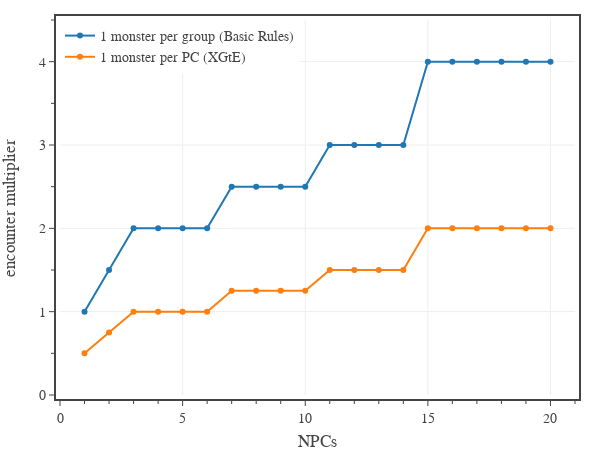

The notebook cell saved with this chart:
### Code cell
def encounter_multiplier_DMG(pc_count, npc_count):
    """Returns the encounter multiplier given by the DMG
    pc_count -- number of PCs in the encounter
    npc_count -- number of NPCs in the encounter
    """
    n_array = np.asarray([1,2,3,7,11,15])
    m_array = np.asarray([0.5, 1.0, 1.5, 2.0, 2.5, 3.0, 4.0, 5.0])
    i = 1 + n_array[n_array <= max(npc_count,1)].argmax()
    if pc_count >= 6:
        i -= 1
    elif pc_count <= 2:
        i += 1
    return m_array[i]


# create figure
fig = go.Figure(
    layout=go.Layout(
        template=TFB_TEMPLATE,
        xaxis=dict(
            title_text='NPCs',
            range=[0,21],
            tick0=0, dtick=5,
            minor=dict(tick0=0, dtick=1),
        ),
        yaxis=dict(
            title_text='encounter multiplier',
            range=[0,4.5],
            tick0=0, dtick=1,
            minor=dict(tick0=0, dtick=0.5),
        ),
        legend=dict(
            xanchor='left', yanchor='top',
            x=0.00, y=1.00,
            orientation='v',
            tracegroupgap=0,
        )
    )
)

# plot encounter multiplier
x = np.linspace(1, 20, 20)
y = np.array([encounter_multiplier_DMG(4, n) for n in x])
fig.add_trace(go.Scatter(
    x=x, 
    y=y,
    mode='markers+lines', 
    name='1 monster per group (Basic Rules)',
    hovertemplate= 
        f'<b>Basic Rules</b><br>'
        'NPCs %{x}<br>'+
        'Multiplier %{y:,.2f}' + 
        '<extra></extra>'
))

fig.add_trace(go.Scatter(
    x=x, 
    y=0.5*y,
    mode='markers+lines', 
    name='1 monster per PC (XGtE)',
    hovertemplate= 
        f'<b>XGtE</b><br>'
        'NPCs %{x}<br>'+
        'Multiplier %{y:,.2f}' + 
        '<extra></extra>'
))

# show figure
fig.update_layout(width=600, height=450)
fig.show(config=TFB_CONFIG)

# save figures
if SAVEFIGS:
    fig.update_layout(autosize=True, width=None, height=None)
    save_fig_html(fig, format='large', name='fig-encounter-multiplier-large')
    save_fig_html(fig, format='small', name='fig-encounter-multiplier-small')

### Figure 1 — Plotly figure (JSON) as saved in the notebook; plotly's stock layout.template omitted (floating-point values rounded to 4 significant figures)
{"data": [{"hovertemplate": "<b>Basic Rules</b><br>NPCs %{x}<br>Multiplier %{y:,.2f}<extra></extra>", "mode": "markers+lines", "name": "1 monster per group (Basic Rules)", "type": "scatter", "x": [1, 2, 3, 4, 5, 6, 7, 8, 9, 10, 11, 12, 13, 14, 15, 16, 17, 18, 19, 20], "y": [1, 1.5, 2, 2, 2, 2, 2.5, 2.5, 2.5, 2.5, 3, 3, 3, 3, 4, 4, 4, 4, 4, 4]}, {"hovertemplate": "<b>XGtE</b><br>NPCs %{x}<br>Multiplier %{y:,.2f}<extra></extra>", "mode": "markers+lines", "name": "1 monster per PC (XGtE)", "type": "scatter", "x": [1, 2, 3, 4, 5, 6, 7, 8, 9, 10, 11, 12, 13, 14, 15, 16, 17, 18, 19, 20], "y": [0.5, 0.75, 1, 1, 1, 1, 1.25, 1.25, 1.25, 1.25, 1.5, 1.5, 1.5, 1.5, 2, 2, 2, 2, 2, 2]}], "layout": {"height": 450, "legend": {"orientation": "v", "tracegroupgap": 0, "x": 0, "xanchor": "left", "y": 1, "yanchor": "top"}, "width": 600, "xaxis": {"dtick": 5, "minor": {"dtick": 1, "tick0": 0}, "range": [0, 21], "tick0": 0, "title": {"text": "NPCs"}}, "yaxis": {"dtick": 1, "minor": {"dtick": 0.5, "tick0": 0}, "range": [0, 4.5], "tick0": 0, "title": {"text": "encounter multiplier"}}}}
